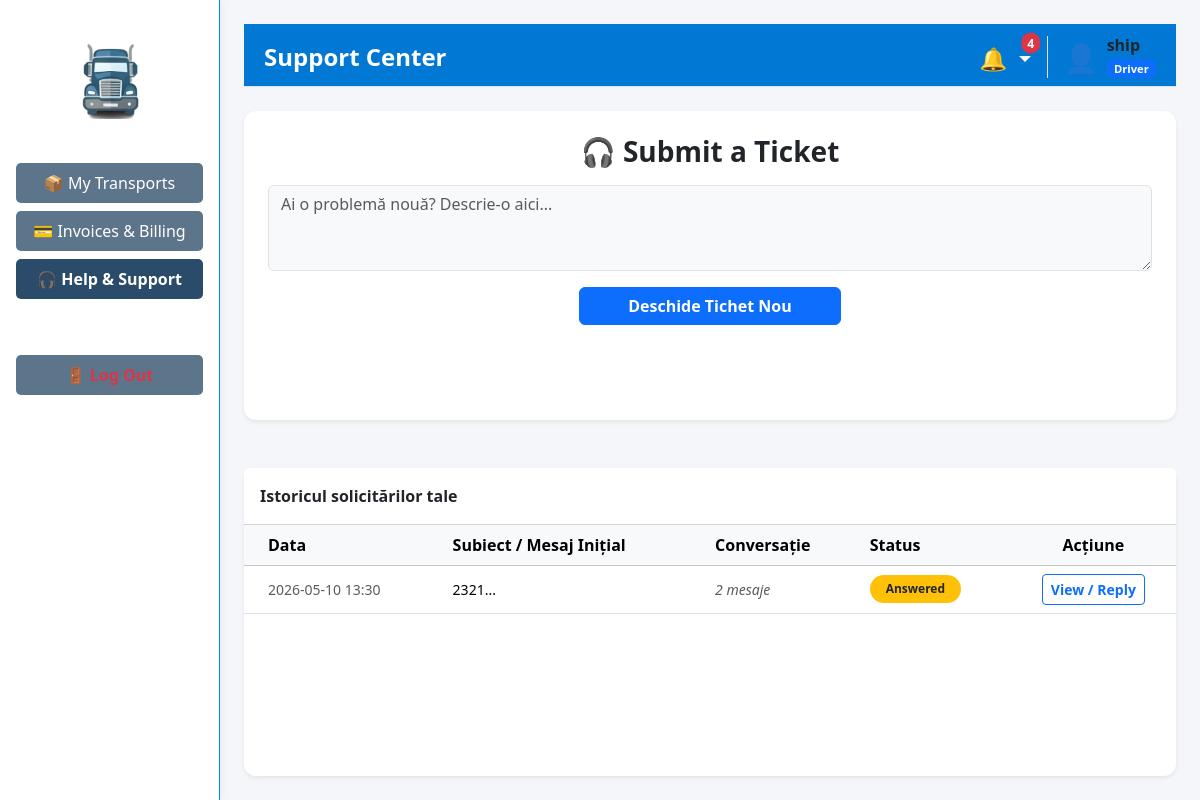
Screenshot of /portal/support (signed in) with the database file from the repository.
### tables this page shows
CREATE TABLE support_tickets (
                        id INTEGER PRIMARY KEY AUTOINCREMENT,
                        client TEXT NOT NULL,
                        message TEXT NOT NULL,
                        admin_response TEXT DEFAULT NULL,
                        timestamp DATETIME DEFAULT CURRENT_TIMESTAMP,
                        status TEXT DEFAULT 'New'
                    , client_role TEXT DEFAULT 'Customer', subject TEXT, user_id INTEGER);

### app/routes/customer_routes.py (the view)
@customer_bp.route('/portal/support', methods=['GET'])
def support() -> str:
    if 'user_id' not in session: return redirect(url_for('auth.login'))
    username = session.get('username')
    my_tickets = support_db.get_tickets_by_client(username)
    notifications, unread_count = get_header_data()
    return render_template('customer/support.html', username=username, tickets=my_tickets, notifications=notifications, unread_count=unread_count)

### app/models/notification_model.py (called while the page is built)
    def get_unread_notifications(self, target1: str, target2: str = '') -> List[Dict[str, Any]]:
        try:
            with sqlite3.connect(DB_PATH) as conn:
                conn.row_factory = sqlite3.Row
                cursor = conn.execute(
                    "SELECT * FROM notifications WHERE target_role IN (?, ?, 'All') AND is_read = 0 ORDER BY timestamp DESC",
                    (str(target1).strip(), str(target2).strip())
                )
                return [dict(row) for row in cursor.fetchall()]
        except sqlite3.Error as e:
            logging.error(f"Error fetching notifications: {e}")
            return []

### app/models/support_model.py (called while the page is built)
    def get_tickets_by_client(self, client_name: str) -> List[Dict[str, Any]]:
        return self.get_user_tickets(client_name)

### app/routes/customer_routes.py (called while the page is built)
def get_header_data():
    from app.models.notification_model import NotificationModel
    notif_db = NotificationModel()
    username = str(session.get('username', '')).strip()
    role = str(session.get('role', 'Customer')).strip()
    try:
        notifications = notif_db.get_unread_notifications(username, role)
        return notifications, len(notifications)
    except Exception as e:
        logging.error(f"Error fetching customer notifications: {e}")
        return [], 0

### app/templates/customer/support.html (shortened to what this page needs)
{% extends "layouts/customer_layout.html" %}
{% block page_header %}Support Center{% endblock %}
{% block content %}
<div class="card shadow-sm border-0 mb-5" style="border-radius: 12px;">
    <div class="card-body p-4 text-center">
        <h3 class="fw-bold">🎧 Submit a Ticket</h3>
        <form method="POST" action="{{ url_for('customer.submit_support') }}">
            <textarea class="form-control mt-3 bg-light" name="support_message" rows="3" placeholder="Ai o problemă nouă? Descrie-o aici..." required></textarea>
            <button type="submit" class="btn btn-primary mt-3 px-5 fw-bold">Deschide Tichet Nou</button>
        </form>
    </div>
</div>
<div class="card shadow-sm border-0" style="border-radius: 12px;">
    <div class="card-header bg-white fw-bold py-3">Istoricul solicitărilor tale</div>
    <div class="card-body p-0">
        <div class="table-responsive">
            <table class="table table-hover align-middle mb-0">
                <thead class="table-light">
                    <tr>
                        <th class="ps-4">Data</th>
                        <th>Subiect / Mesaj Inițial</th>
                        <th>Conversație</th>
                        <th>Status</th>
                        <th class="text-center">Acțiune</th>
                    </tr>
                </thead>
                <tbody>
                    {% for t in tickets %}
                    <tr>
                        <td class="ps-4 small text-muted">{{ t.timestamp[:16] }}</td>
                        <td><small>{{ t.message[:40] }}...</small></td>
                        <td><span class="text-muted small"><i>{{ t.replies|length }} mesaje</i></span></td>
                        <td>
                            <span class="badge rounded-pill bg-{{ 'warning text-dark' if t.status == 'Answered' else ('success' if t.status == 'Resolved' else 'info') }} px-3 py-2">
                                {{ t.status }}
                            </span>
                        </td>
                        <td class="text-center">
                            <button class="btn btn-sm btn-outline-primary fw-bold" data-bs-toggle="modal" data-bs-target="#chatModal{{ t.id }}">View / Reply</button>
                        </td>
                    </tr>
                    {% else %}
                    <tr><td colspan="5" class="text-center py-5 text-muted">Nu ai trimis nicio solicitare încă.</td></tr>
                    {% endfor %}
                </tbody>
            </table>
        </div>
    </div>
</div>
{% endblock %}

### app/templates/layouts/customer_layout.html (shortened to what this page needs)
<!DOCTYPE html>
<html lang="en">
<head>
    <link href="https://cdn.jsdelivr.net/npm/bootstrap@5.3.8/dist/css/bootstrap.min.css" rel="stylesheet">
    <link rel="stylesheet" href="https://cdnjs.cloudflare.com/ajax/libs/font-awesome/6.4.0/css/all.min.css">
    <link rel="stylesheet" href="{{ url_for('static', filename='css/style.css') }}">
</head>
<body class="bg-light">
<div class="dashboard-wrapper">
    <div class="sidebar" style="background-color: #ffffff; border-right: 1px solid #0285e9; box-shadow: 2px 0 10px rgba(0,0,0,0.05);">
        <div class="text-center mt-3 mb-4">
            <img src="{{ url_for('static', filename='img/truck.png') }}" alt="Logo" style="width: 100px;">
        </div>
        <a href="{{ url_for('customer.portal') }}" class="nav-btn {% if request.endpoint == 'customer.portal' %}active fw-bold{% endif %}">📦 My Transports</a>
        <a href="{{ url_for('customer.invoices') }}" class="nav-btn {% if request.endpoint == 'customer.invoices' %}active fw-bold{% endif %}">💳 Invoices & Billing</a>
        <a href="{{ url_for('customer.support') }}" class="nav-btn {% if request.endpoint == 'customer.support' %}active fw-bold{% endif %}">🎧 Help & Support</a>
        <a href="{{ url_for('auth.logout') }}" class="nav-btn mt-5 text-danger fw-bold">🚪 Log Out</a>
    </div>
    <div class="main-content p-4">
        <div class="top-navbar d-flex justify-content-between align-items-center mb-4 border-bottom pb-2">
            <div>
                <h2 class="h4 mb-0 fw-bold">{% block page_header %}Customer Dashboard{% endblock %}</h2>
            </div>
            <div class="user-info d-flex align-items-center">
                <div class="dropdown d-inline-block mt-1 me-1">
                    <span class="dropdown-toggle text-decoration-none" id="notifDropdown" role="button" data-bs-toggle="dropdown" aria-expanded="false" style="cursor: pointer; position: relative; font-size: 1.4rem;">
                        🔔
                        {% if unread_count and unread_count > 0 %}
                        <span class="position-absolute top-0 start-100 translate-middle badge rounded-pill bg-danger" style="font-size: 0.55em; padding: 0.35em 0.5em;">
                            {{ unread_count }}
                        </span>
                        {% endif %}
                    </span>
                </div>
                <a href="{{ url_for('profile.view_profile') }}" class="text-decoration-none text-dark" style="transition: opacity 0.2s;" onmouseover="this.style.opacity='0.8'" onmouseout="this.style.opacity='1'">
                    <div class="user-profile border-start ps-3 ms-1 d-flex align-items-center" style="cursor: pointer;">
                        {% if session.get('profile_picture') and session.get('profile_picture') != '' %}
                            <img src="{{ url_for('static', filename='img/avatars/' + session.get('profile_picture')) }}"
                                 alt="Avatar"
                                 style="width: 38px; height: 38px; object-fit: cover; border-radius: 50%; border: 2px solid #007bff; margin-right: 10px; box-shadow: 0 2px 4px rgba(0,0,0,0.1);">
                        {% else %}
                            <span class="fs-3 me-2" style="line-height: 1;">👤</span>
                        {% endif %}
                        <div class="d-flex flex-column justify-content-center">
                            <span class="fw-bold" style="font-size: 1rem; line-height: 1.2;">
                                {{ session.get('username', 'Guest') }}
                            </span>
                            <span class="badge bg-primary mt-1" style="font-size: 0.70rem; align-self: flex-start;">
                                {{ session.get('role', 'User') }}
                            </span>
                        </div>
                    </div>
                </a>
            </div>
        </div>
        {% block content %}
        {% endblock %}
    </div>
</div>
</body>
</html>

### app/static/css/style.css (style rules this page uses)
body { margin: 0; padding: 0; font-family: 'Segoe UI', Tahoma, Geneva, Verdana, sans-serif; }
.dashboard-wrapper { display: flex; height: 100vh; width: 100vw; overflow: hidden; background-color: #f4f6f9; }
.sidebar { width: 220px; height: 100vh; background-color: #f8f9fa; border-right: 2px solid #dee2e6; display: flex; flex-direction: column; align-items: center; padding-top: 20px; overflow-y: auto; }
.sidebar img { width: 120px; margin-bottom: 20px; }
.nav-btn { width: 85%; background-color: #5d758b; color: white; border: none; padding: 8px; margin-bottom: 8px; border-radius: 5px; text-align: center; text-decoration: none; font-weight: 500; }
.nav-btn.active { background-color: #2b4b6b; font-weight: bold; }
.main-content { flex: 1; flex-grow: 1; height: 100vh; display: flex; flex-direction: column; overflow-y: auto; padding-bottom: 50px; }
.top-navbar { background-color: #0078d4; color: white; padding: 12px 20px; display: flex; justify-content: space-between; align-items: center; font-size: 1.4rem; }
.user-info { font-size: 0.95rem; display: flex; align-items: center; gap: 8px; }
.card { display: flex; flex-direction: column; height: 100%; }
.table-responsive { max-height: 500px; overflow-y: auto; }

### rows the page displays
support_tickets: get "Driver", timestamp "2026-05-10 13:30", message "2321", replies|length "2", status "Answered"

### other values shown
{{ unread_count }} "4"
{{ session.get('username', 'Guest') }} "ship"
